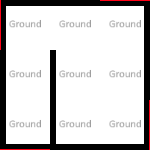

A 2D game scene composited from a Tiled map and its tileset images. What follows is a short description and the map's XML, with every tile layer's data as written:
An orthogonal 3x3 tile map with 50x50 px tiles, 3 tile layers (Ground, Walls, Walls2), 2 tilesets and 2 objects.

<map version="1.4" tiledversion="1.4.2" orientation="orthogonal" renderorder="left-up" compressionlevel="0" width="3" height="3" tilewidth="50" tileheight="50" infinite="0" nextlayerid="27" nextobjectid="65">
 <properties>
  <property name="NoAgents" type="bool" value="false" />
  <property name="NoSpawning" type="bool" value="false" />
 </properties>
 <tileset firstgid="1" source="../../_Tiled/Master.tsx" />
 <tileset firstgid="29" source="../../_Tiled/Deco.tsx" />
 <group id="5" name="Floor 0">
  <properties>
   <property name="Height" type="float" value="2.5" />
  </properties>
  <layer id="1" name="Ground" width="3" height="3">
   <properties>
    <property name="Materials" value="[ground]" />
    <property name="Walkable" type="bool" value="true" />
   </properties>
   <data encoding="csv">
4,4,4,
4,4,4,
4,4,4
</data>
  </layer>
  <objectgroup id="4" name="Transitions">
   <object id="8" gid="8" x="50" y="150" width="50" height="50" rotation="-90">
    <properties>
     <property name="MazeTransitions" type="int" value="2" />
     <property name="MazeZones" value="/Base/HorizontalMaze" />
     <property name="TargetZone" value="[exit]" />
    </properties>
   </object>
   <object id="64" gid="20" x="100" y="100" width="50" height="50" rotation="-90" />
  </objectgroup>
  <layer id="3" name="Walls" width="3" height="3">
   <properties>
    <property name="ConnectToCeiling" type="bool" value="true" />
    <property name="Materials" value="[walls]" />
   </properties>
   <data encoding="csv">
2684354566,3221225477,3221225478,
2684354565,0,1610612741,
6,5,1610612742
</data>
  </layer>
  <layer id="12" name="Walls2" width="3" height="3">
   <properties>
    <property name="Anchor" value="-1,0" />
    <property name="ConnectToCeiling" type="bool" value="true" />
    <property name="Materials" value="[walls]" />
   </properties>
   <data encoding="csv">
0,0,0,
0,2684354565,0,
0,2684354565,0
</data>
  </layer>
 </group>
</map>
